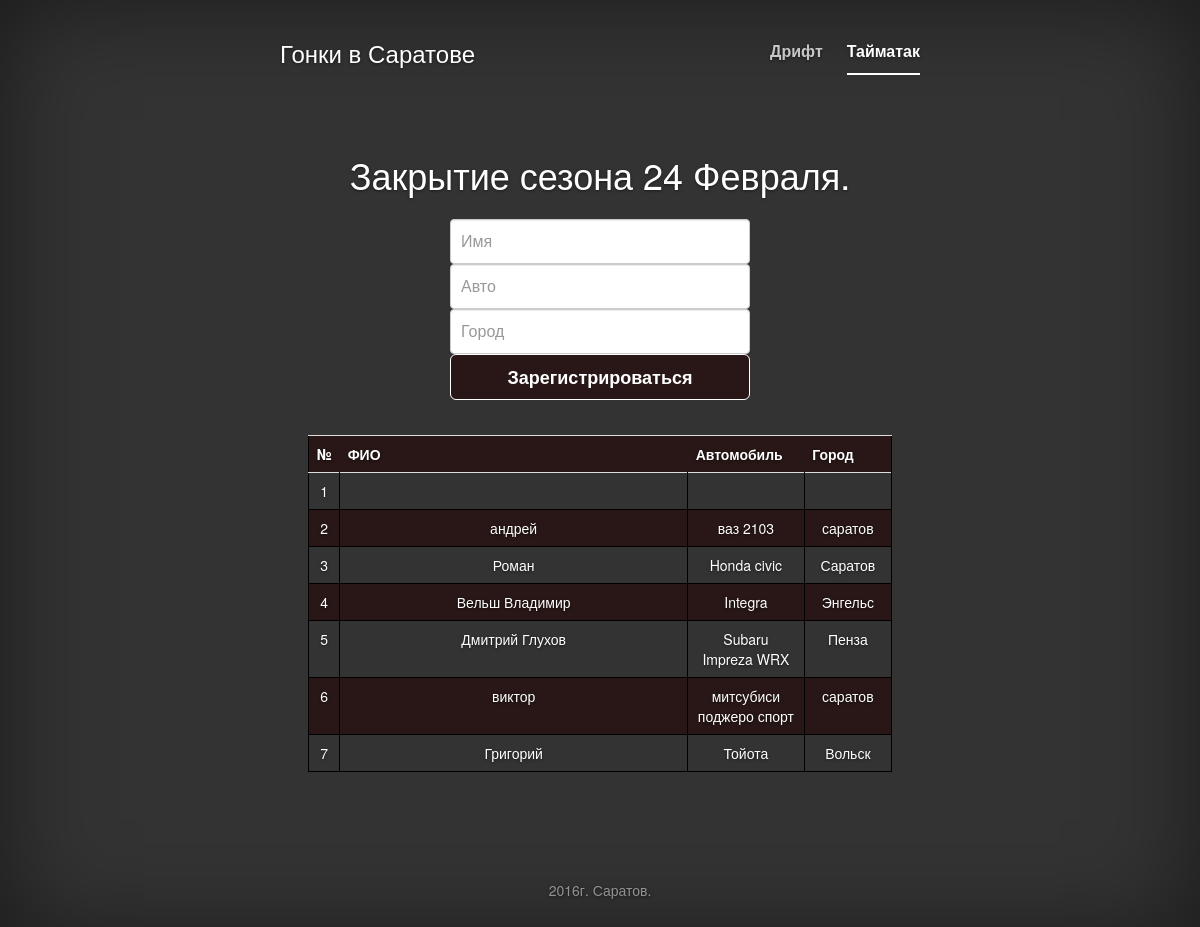
/racing.php, run on the app's committed database.
### tables this page shows
CREATE TABLE IF NOT EXISTS `settings` (
  `name` varchar(50) NOT NULL,
  `value` varchar(200) NOT NULL
);

CREATE TABLE IF NOT EXISTS `racing` (
  `id` int(4) NOT NULL,
  `fio` varchar(200) NOT NULL,
  `auto` varchar(50) NOT NULL,
  `accept` int(1) NOT NULL DEFAULT '0',
  `accorder` int(11) NOT NULL DEFAULT '0',
  `city` varchar(30) DEFAULT 'Саратов'
);

### racing.php (the view, shortened to what this page needs)
<!DOCTYPE html PUBLIC "-//W3C//DTD XHTML 1.0 Transitional//EN" "http://www.w3.org/TR/xhtml1/DTD/xhtml1-transitional.dtd">
<html xmlns="http://www.w3.org/1999/xhtml" xml:lang="ru" lang="ru">
    <head>
        <link rel="stylesheet" href="system.css" type="text/css" />
			<link href="css/bootstrap.min.css" rel="stylesheet">
			<link href="css/cover.css" rel="stylesheet">
			<link href="css/signin.css" rel="stylesheet">
    </head>
   <body>
	<?php
	 if($_GET['action'] == 'zapis'){  ?>
	<?php	} else {  ?>
	<div class="site-wrapper">
      <div class="site-wrapper-inner">
        <div class="cover-container">
          <div class="masthead clearfix">
            <div class="inner">
              <h3 class="masthead-brand">Гонки в Саратове</h3>
              <ul class="nav masthead-nav">
                <li><a href="drift.php">Дрифт</a></li>
                <li class="active"><a href="#">Тайматак</a></li>
              </ul>
            </div>
          </div>
          <div class="inner cover">
              <?php
              $connect = mysqli_connect("localhost","racing","VYq0ekNo","racing");
		mysqli_set_charset($connect, "utf8");
		$result = $connect->query("SELECT `value` FROM `settings` where `name` = 'header'");
		$header = mysqli_fetch_row($result);
            ?>
            <h1 class="cover-heading"><?php echo $header[0]; ?></h1>
		<form method="POST" class="form-signin">
            <input type="text" class="form-control" style="" placeholder="Имя" name="fio" required>
            <input type="text" class="form-control" style="" placeholder="Авто" name="auto" required>
            <input type="text" class="form-control" style="" placeholder="Город" name="city" required>
			<input type="submit" name="reg" class="btn btn-lg btn-block btn-reg" value="Зарегистрироваться">
	 	</form>
	 	<br />
			<table width="700px" class="table table-striped">
			<th style="width:5%;">№</th><th style="width:60%;">ФИО</th><th style="width:20%;">Автомобиль</th><th style="width:20%;">Город</th>
			<?php
				$connect = mysqli_connect("localhost","racing","VYq0ekNo","racing");
				mysqli_set_charset($connect, "utf8");
				$result = $connect->query("SELECT * FROM `racing`");
				$i = 1;
				while($re = mysqli_fetch_array($result)) {
  					$fio = $re['fio'];
    				$auto = $re['auto'];
    				$city = $re['city'];
					echo "<tr><td>$i</td><td>$fio</td><td>$auto</td><td>$city</td></tr>";
					$i++;
				}
			?>
			</table>
			</div>
          <div class="mastfoot">
            <div class="inner">
              <p>2016г. Саратов.</p>
            </div>
          </div>
        </div>
      </div>
    </div>
	<?php	} ?>
	</body>
</html>

### system.css (style rules this page uses)
* { margin: 0; padding: 0; }
html, body { height: 100%; }
body { margin:0; }
table { border: 1px solid #000; border-collapse: collapse; }
table td { border: 1px solid #000; }

### css/cover.css (style rules this page uses)
a, a:focus, a:hover { color: #fff; }
html, body { height: 100%; background-color: #333; }
body { color: #fff; text-align: center; text-shadow: 0 1px 3px rgba(0,0,0,.5); box-shadow: inset 0 0 100px rgba(0,0,0,.5); }
.site-wrapper { display: table; width: 100%; height: 100%; min-height: 100%; }
.site-wrapper-inner { display: table-cell; vertical-align: top; }
.cover-container { margin-right: auto; margin-left: auto; }
.inner { padding: 30px; }
.masthead-brand { margin-top: 10px; margin-bottom: 10px; }
.masthead-nav > li { display: inline-block; }
.masthead-nav > li + li { margin-left: 20px; }
.masthead-nav > li > a { padding-right: 0; padding-left: 0; font-size: 16px; font-weight: bold; color: #fff; color: rgba(255,255,255,.75); border-bottom: 2px solid transparent; }
.masthead-nav > .active > a, .masthead-nav > .active > a:hover, .masthead-nav > .active > a:focus { color: #fff; border-bottom-color: #fff; }
@media (min-width: 768px) { .masthead-brand { float: left; } }
@media (min-width: 768px) { .masthead-nav { float: right; } }
.cover { padding: 58px; }
.cover .btn-lg { padding: 10px 20px; font-weight: bold; }
.mastfoot { color: #999; color: rgba(255,255,255,.5); }
@media (min-width: 768px) { .masthead { //position: fixed; top: 0; } }
@media (min-width: 768px) { .mastfoot { bottom: 0; } }
@media (min-width: 768px) { .site-wrapper-inner { vertical-align: middle; } }
@media (min-width: 768px) { .masthead, .mastfoot, .cover-container { width: 100%; } }
@media (min-width: 992px) { .masthead, .mastfoot, .cover-container { width: 700px; } }

### css/signin.css (style rules this page uses)
.form-signin { max-width: 330px; padding: 15px; margin: 0 auto; }
.form-signin .form-control { position: relative; height: auto; -webkit-box-sizing: border-box; -moz-box-sizing: border-box; box-sizing: border-box; padding: 10px; font-size: 16px; }

### data on the page
settings: value "Закрытие сезона 24 Февраля."
racing: fio "андрей", auto "ваз 2103", city "саратов"
racing: fio "Роман", auto "Honda civic", city "Саратов"
racing: fio "Вельш Владимир", auto "Integra", city "Энгельс"
racing: fio "Дмитрий Глухов", auto "Subaru Impreza WRX", city "Пенза"
racing: fio "виктор", auto "митсубиси поджеро спорт", city "саратов"
racing: fio "Григорий", auto "Тойота", city "Вольск"
